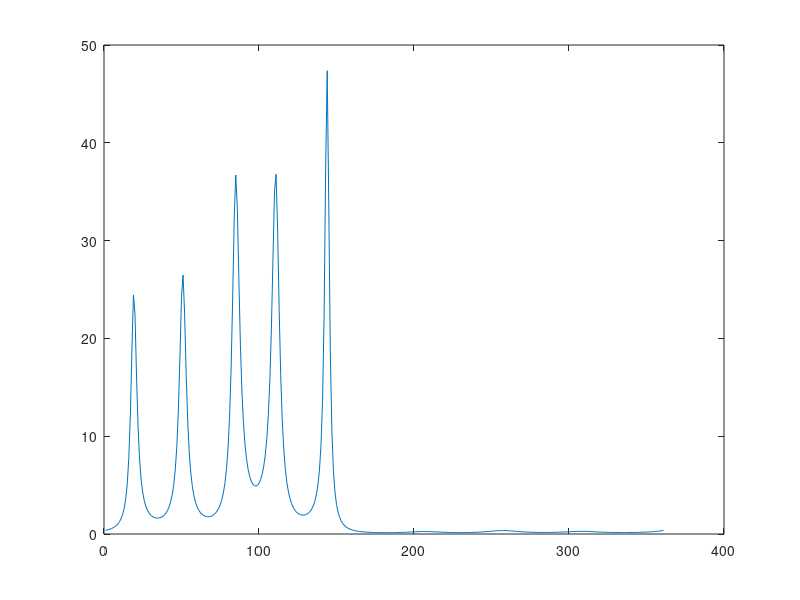

The MATLAB source for this figure: (Note: this script raises an error after producing the figure.)
%DOA Estimation for Uniform Circular Array
%Owner Ali Aqdas 


clc;clear all;close all;

p = 100;
fs = 10^7; 
fc = 10^6; 
M = 9;
N = 5; 
sVar = 1;

s = sqrt(sVar)*randn(N, p).*exp(1i*(2*pi*fc*repmat([1:p]/fs, N, 1)));


%%
doa = [20; 50; 85; 110; 145];
cSpeed = 3*10^8;
wl = cSpeed/fc;
r = 214.859;

A = zeros(M, N);
for k = 1:N
    A(:, k) = exp(-1i*2*pi*r/wl*cos(deg2rad(doa(k))-(2*pi.*(0:(M-1))./M))); 
end

noiseCoeff = 1; 
x = A*s + sqrt(noiseCoeff)*randn(M, p);

%%
R = (x*x')/p; % Empirical covariance of the antenna data

%%

% STEP d: Finding the noise subspace and estimating the DOAs %%%%%%%%%%%%%
[V, D] = eig(R); %Returned in Ascending order
noiseSub = V(:, 1:M-N); % Noise subspace of R

theta = 0:1:360; %Peak search
a = zeros(M, length(theta));
res = zeros(length(theta), 1);
for i = 1:length(theta)
    a(:, i) = exp(-1i*2*pi*r/wl*cos(deg2rad(i)-(2*pi.*(0:(M-1))./M)));
    res(i, 1) = 1/(norm(a(:, i)'*noiseSub).^2);
end
plot(res)
[pks,locs] = findpeaks(res,'MinPeakProminence',5);
DOAs = locs;
% STEP d: Finding the noise subspace and estimating the DOAs %%%%%%%%%%%%%